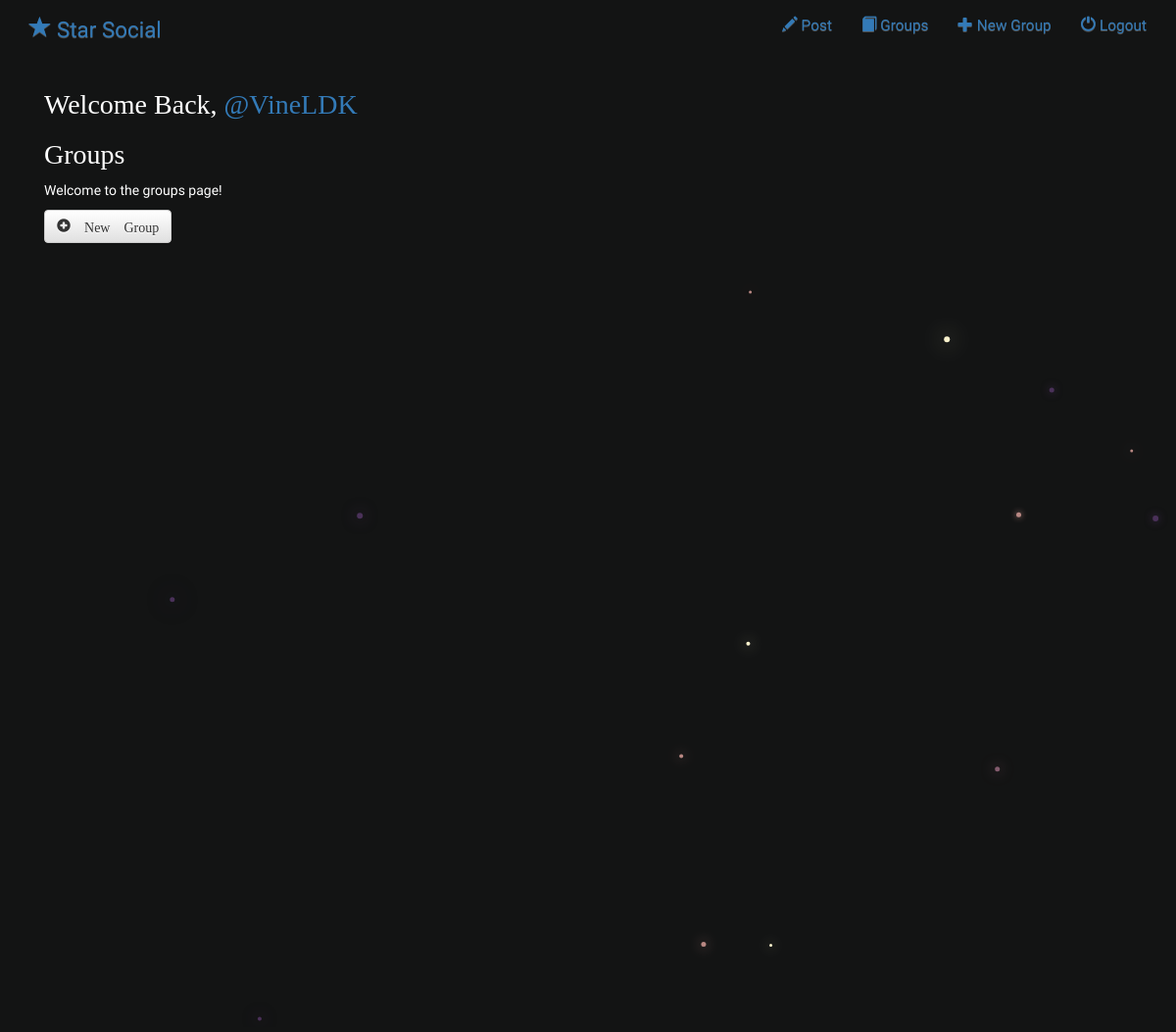
/groups/ (signed in), run on an earlier commit of the app's database.
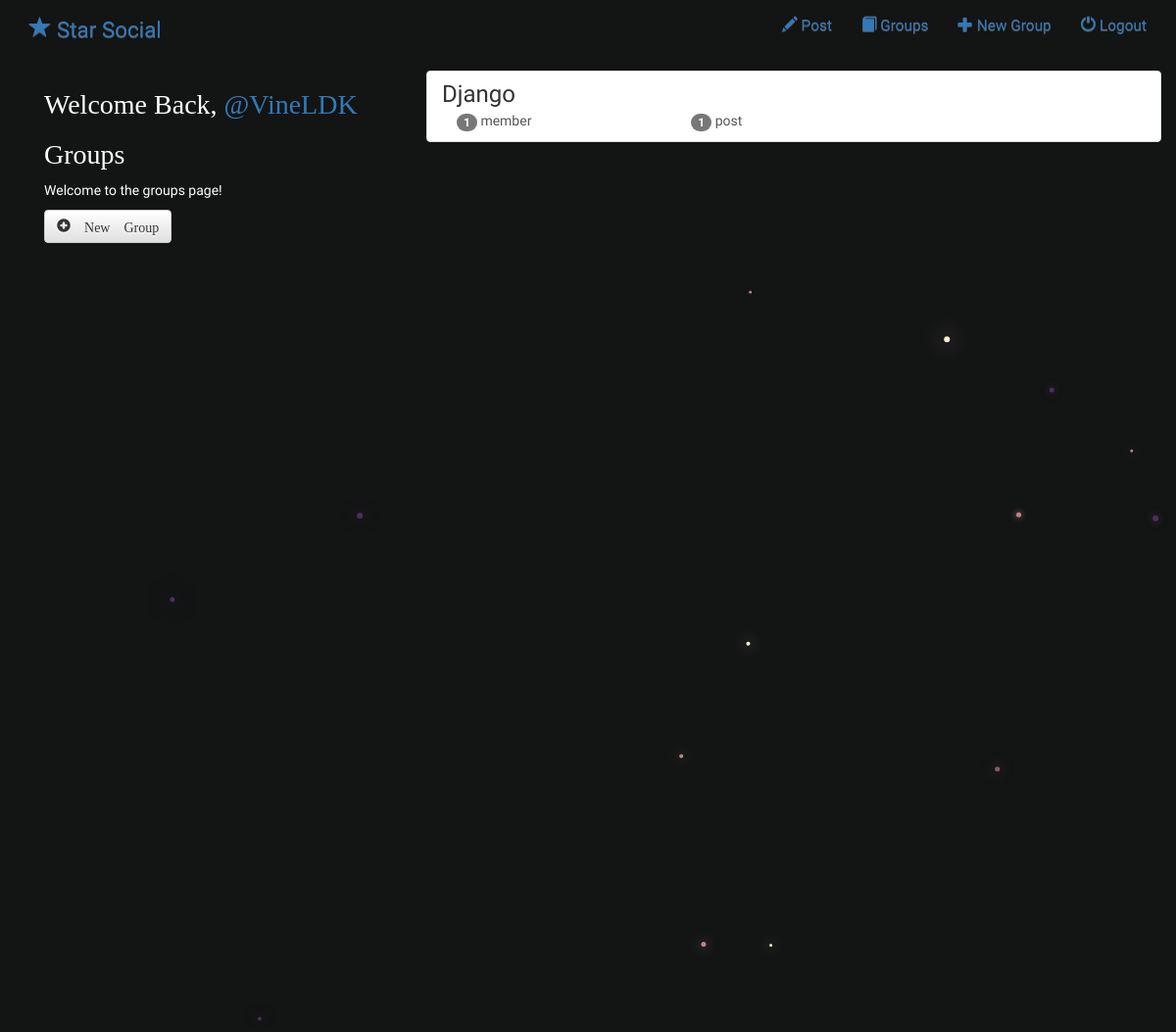
And on a later commit of the database.
### groups/models.py (models this page shows, shortened)
class Group(models.Model):
  name = models.CharField(max_length=255, unique= True)
  slug = models.SlugField(allow_unicode= True, unique = True)
  description = models.TextField(blank = True, default ='')
  description_html = models.TextField(editable= False, default = '', blank= True)
  member = models.ManyToManyField(User, through='GroupMember')
  class Meta:
    ordering = ['name']

### groups/views.py (the view)
class ListGroups(generic.ListView):
  model = Group

### groups/templates/groups/group_list.html (shortened to what this page needs)
{% extends "groups/group_base.html" %}
{% block pregroup %}
<div class="col-md-4">
  <div class="content">
{% if user.is_authenticated %}
  <h2>Welcome Back,
  <a href="{% url 'posts:for_user' username=user.username %}">
    @{{user.username}}</a>
  </h2>
{% endif %}
<h2>Groups</h2>
<p>Welcome to the groups page!</p>
  </div>
  {% if user.is_authenticated %}
    <a href="{% url 'groups:create' %}" class="btn btn-md btn-fill btn-default">
      <span class="glyphicon glyphicon-plus-sign"> New Group</span>
    </a>
  {% endif %}
</div>
{% endblock pregroup %}
{% block group_content %}
  <div class="col-md-8">
    <div class="list-group">
      {% for group in object_list %}
      <a class="list-group-item" href="{% url 'groups:single' slug=group.slug %}">
      <h3 class="title list-group-item-heading"> {{ group.name}}</h3>
      <div class="list-group-item-text container-fluid">
        <div class="row">
          <div class="col-md-4">
            <span class="badge">{{group.member.count}}</span>
            member{{group.member.count|pluralize}}
          </div>
            <div class="col-md-4">
              <span class="badge">{{group.posts.count}}</span>
              post{{group.posts.count|pluralize}}
            </div>
          </div>
        </div>
      </a>
      {% endfor %}
    </div>
  </div>
{% endblock group_content %}

What changed in the data, as far as the page shows it:
added Group: name "Django", member.count "1", posts.count "1"
